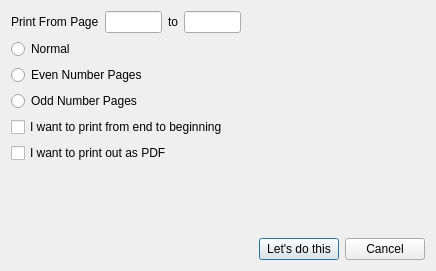
<?xml version="1.0" encoding="UTF-8"?>
<ui version="4.0">
 <class>Dialog</class>
 <widget class="QDialog" name="Dialog">
  <property name="geometry">
   <rect>
    <x>0</x>
    <y>0</y>
    <width>436</width>
    <height>271</height>
   </rect>
  </property>
  <property name="windowTitle">
   <string>Dialog</string>
  </property>
  <layout class="QGridLayout" name="gridLayout">
   <item row="0" column="0">
    <layout class="QHBoxLayout" name="horizontalLayout_2">
     <item>
      <widget class="QLabel" name="label">
       <property name="text">
        <string>Print From Page</string>
       </property>
      </widget>
     </item>
     <item>
      <widget class="QLineEdit" name="startPageLineEdit">
       <property name="maximumSize">
        <size>
         <width>57</width>
         <height>16777215</height>
        </size>
       </property>
      </widget>
     </item>
     <item>
      <widget class="QLabel" name="label_2">
       <property name="text">
        <string>to</string>
       </property>
      </widget>
     </item>
     <item>
      <widget class="QLineEdit" name="EndTextLineEdit">
       <property name="maximumSize">
        <size>
         <width>57</width>
         <height>16777215</height>
        </size>
       </property>
      </widget>
     </item>
     <item>
      <spacer name="horizontalSpacer_2">
       <property name="orientation">
        <enum>Qt::Horizontal</enum>
       </property>
       <property name="sizeHint" stdset="0">
        <size>
         <width>158</width>
         <height>20</height>
        </size>
       </property>
      </spacer>
     </item>
    </layout>
   </item>
   <item row="1" column="0">
    <layout class="QVBoxLayout" name="verticalLayout_2">
     <item>
      <layout class="QVBoxLayout" name="verticalLayout">
       <item>
        <widget class="QRadioButton" name="NormalRadioButton">
         <property name="text">
          <string>Normal</string>
         </property>
        </widget>
       </item>
       <item>
        <widget class="QRadioButton" name="EvenRadioButton">
         <property name="text">
          <string>Even Number Pages</string>
         </property>
        </widget>
       </item>
       <item>
        <widget class="QRadioButton" name="OddRadioButton">
         <property name="text">
          <string>Odd Number Pages</string>
         </property>
        </widget>
       </item>
      </layout>
     </item>
     <item>
      <widget class="QCheckBox" name="reverseCheckBox">
       <property name="text">
        <string>I want to print from end to beginning</string>
       </property>
      </widget>
     </item>
     <item>
      <widget class="QCheckBox" name="pdfCheckBox">
       <property name="text">
        <string>I want to print out as PDF</string>
       </property>
      </widget>
     </item>
    </layout>
   </item>
   <item row="2" column="0">
    <spacer name="verticalSpacer">
     <property name="orientation">
      <enum>Qt::Vertical</enum>
     </property>
     <property name="sizeHint" stdset="0">
      <size>
       <width>20</width>
       <height>89</height>
      </size>
     </property>
    </spacer>
   </item>
   <item row="3" column="0">
    <layout class="QHBoxLayout" name="horizontalLayout">
     <item>
      <spacer name="horizontalSpacer">
       <property name="orientation">
        <enum>Qt::Horizontal</enum>
       </property>
       <property name="sizeHint" stdset="0">
        <size>
         <width>218</width>
         <height>20</height>
        </size>
       </property>
      </spacer>
     </item>
     <item>
      <widget class="QPushButton" name="acceptButton">
       <property name="text">
        <string>Let's do this</string>
       </property>
      </widget>
     </item>
     <item>
      <widget class="QPushButton" name="cancelButton">
       <property name="text">
        <string>Cancel</string>
       </property>
      </widget>
     </item>
    </layout>
   </item>
  </layout>
  <zorder>verticalSpacer</zorder>
 </widget>
 <layoutdefault spacing="6" margin="11"/>
 <resources/>
 <connections/>
</ui>
